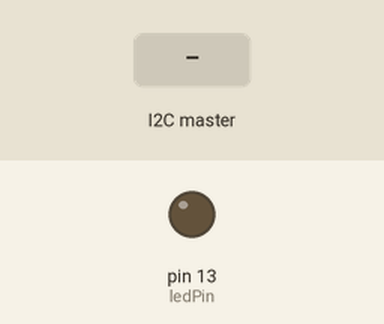
Recording of a sketch running on a simulated Arduino Uno, built with avr-gcc and run on an emulated ATmega328P. Shown: output pins drawn as LEDs (lit = HIGH). The test bench sets the inputs (shaded band).

Above: at 1.2 s.
1.3 s: the I2C master sends the byte 1
At 2.3 s:
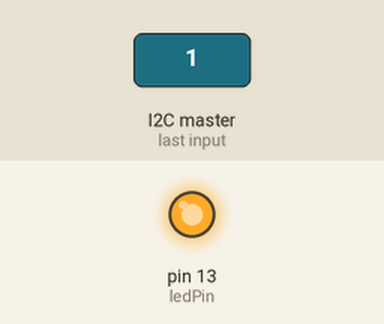
2.8 s: the I2C master sends the byte 0
At 3.4 s:
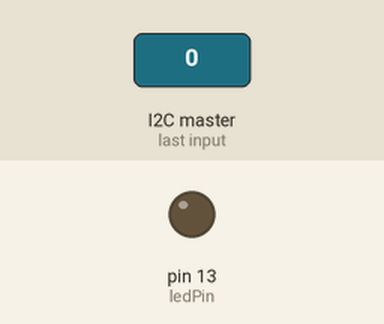
4.3 s: the I2C master sends the byte 2
At 4.6 s:
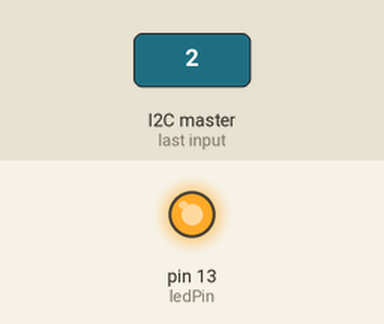
Timing chart, 0 to 7.3 s (numbered marks = the images above; inputs shaded):
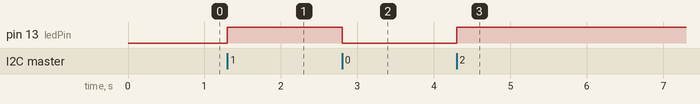

Measured:
- after the input at 1.3 s, pin 13 (ledPin): LOW → HIGH at once
- after the input at 2.8 s, pin 13 (ledPin): HIGH → LOW at once
- after the input at 4.3 s, pin 13 (ledPin): LOW → HIGH at once

The sketch:

i2c.ino
```cpp
// I2C Wire Library
#include <Wire.h>

const int ledPin = 13;

void setup() {
  Wire.begin(0x8);
  Wire.onReceive(recieveEvent);
  pinMode(ledPin, OUTPUT);
  digitalWrite(ledPin, LOW);
}

void recieveEvent(int howMany) {
    while (Wire.available()){
        char c = Wire.read();
        digitalWrite(ledPin, c);
    }
}

void loop() {
    delay(100);
}
```
